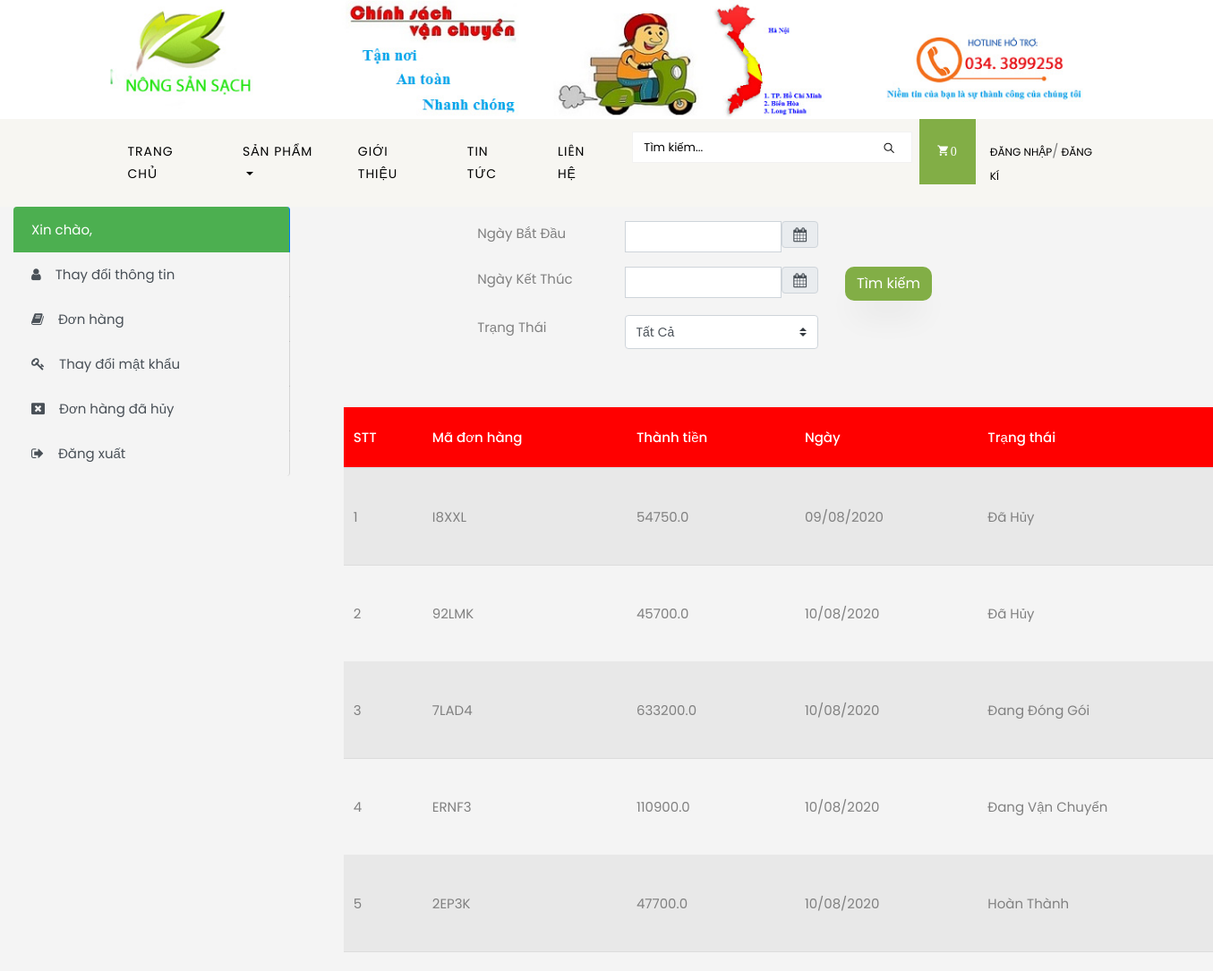
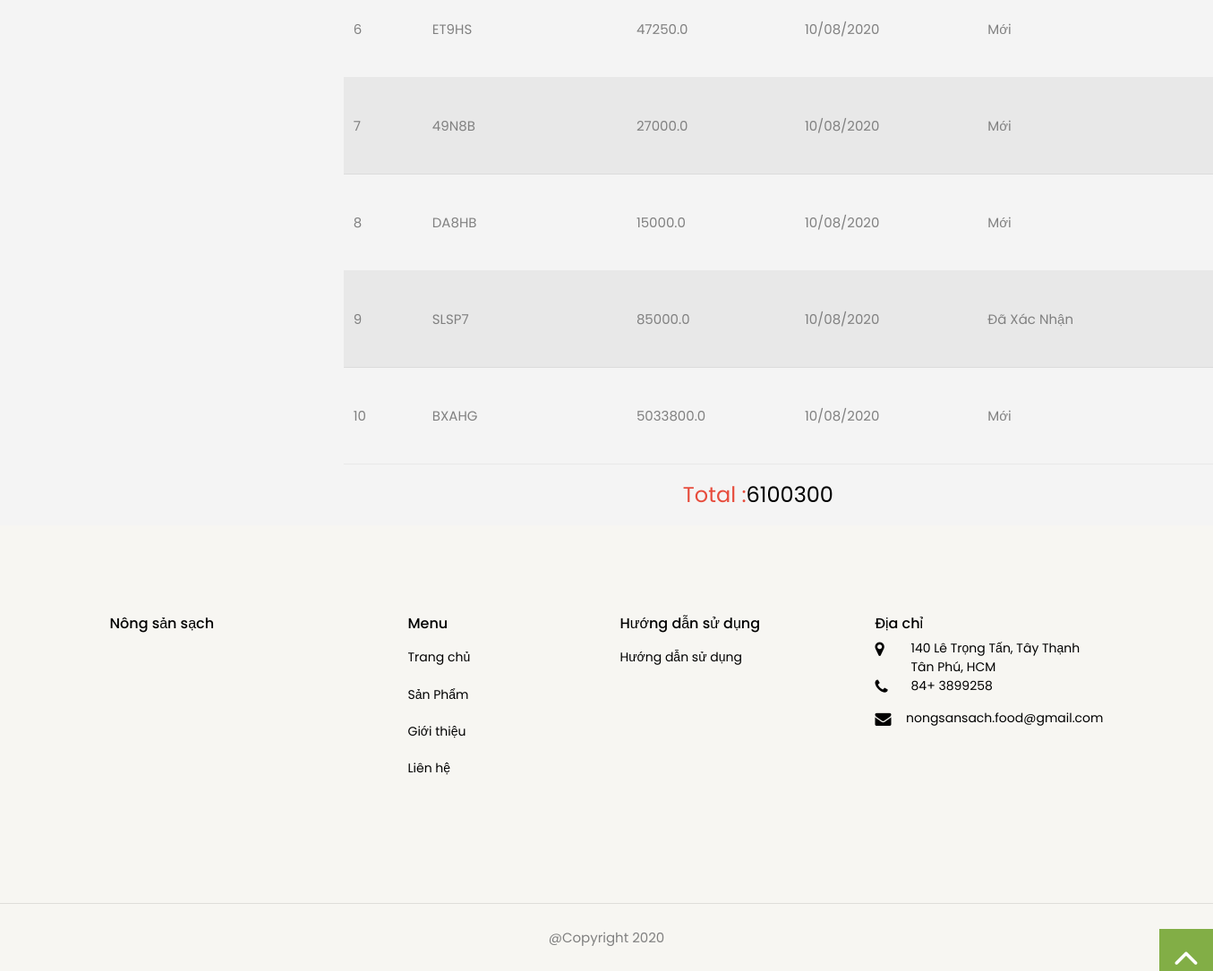
The page /report/ on the database its author committed (2 pictures, top to bottom).
### order/models.py (models this page shows, shortened)
class Order(models.Model):
    STATUS= (
        ('Mới', 'Mới'),
        ('Đã Xác Nhận', 'Đã Xác Nhận'),
        ('Đang Vận Chuyển', 'Đang Vận Chuyển'),
        ('Hoàn Thành', 'Hoàn Thành'),
        ('Đã Hủy', 'Đã Hủy'),
        ('Đang Đóng Gói', 'Đang Đóng Gói'),
    )
    user = models.ForeignKey(User, on_delete= models.SET_NULL, null=True)
    shipper = models.ForeignKey(Shipper, on_delete= models.SET_NULL, blank=True, null=True)
    code = models.CharField(max_length=5, editable=False)
    first_name = models.CharField(max_length=10)
    last_name = models.CharField(max_length=10)
    phone = models.CharField(blank=True, max_length=20)
    address = models.CharField(blank=True, max_length=150)
    city = models.ForeignKey(City, on_delete=models.SET_NULL, blank=True, null=True)
    country = models.ForeignKey(district,on_delete=models.SET_NULL, blank=True, null=True)
    ward = models.ForeignKey(ward,on_delete=models.SET_NULL, blank=True, null=True)
    total = models.FloatField()
    status = models.CharField(max_length=20, choices=STATUS, default='Mới')
    ip = models.CharField(blank=True, max_length=20)
    adminnote = models.CharField(blank=True, max_length=100)
    create_date = models.DateTimeField(auto_now_add=True)
    update_date = models.DateTimeField(default=timezone.now() + timezone.timedelta(days=10))

### home/views.py (the view)
# urls.py: url(r'^report/$', views.searchreport, name='searchreport'),
def searchreport(request):
    product = Product.objects.all()
    product_laster = Product_detail.objects.all().order_by('-id')[:10]
    order_list = Order.objects.all()
    order_filter = ExportFilter(request.GET, queryset=order_list)
    extra_context ={
        'product': product,
        'product_laster':product_laster,
        'filter': order_filter
    }
    return render(request, 'report.html', extra_context)

### home/templatetags/cart_templatetags.py (called while the page is built)
@register.simple_tag
def shopcartcount(userid):
    count = ShopCart.objects.filter(user_id=userid).count()
    return count

### templates/report.html (shortened to what this page needs)
{% extends 'store/main_profile.html' %}
{% load static %}
{% static "images" as baseURL %}
{% block content %}
    <div class="container">
        <div class="row mt-3">
            <div class="col-md-12 col-md-offset-2">
                <class class="panel panel-default">
                        <form method="get">
                            <div class="row">
                                <div class="col-sm-2"></div>
                                <div class="col-sm-2"><labe>Ngày Bắt Đầu</labe></div>
                                <div class="col-sm-3">
                                    <div class="form-group" >
                                        <div class="input-group date" data-date-format="mm/dd/yyyy" data-provide="datepicker" >
                                            <input type="text" class="form-control" name="create_date__gte" id="id_create_date__gte">
                                            <span class="input-group-addon">
                                                <span class="input-group-text"><span class="fa fa-calendar"></span></span>
                                            </span>
                                        </div>
                                    </div>
                                </div>
                                <div class="col-sm-4 "></div>
                            </div>
                            <div class="row">
                                <div class="col-sm-2"></div>
                                <div class="col-sm-2">
                                    <labe>Ngày Kết Thúc</labe>
                                </div>
                                <div class="col-sm-3">
                                    <div class="input-group date" data-date-format="mm/dd/yyyy" data-provide="datepicker" >
                                        <input type="text" class="form-control" name="create_date__lte" id="id_create_date__lte">
                                        <span class="input-group-addon">
                                            <span class="input-group-text"><span class="fa fa-calendar"></span></span>
                                        </span>
                                    </div>
                                </div>
                                <div class="col-sm-4">
                                    <button type="submit" class="btn btn-primary">Tìm kiếm</button>
                                </div>
                            </div>
                            <div class="row mt-3">
                                <div class="col-sm-2"></div>
                                <div class="col-sm-2">
                                    <labe>Trạng Thái</labe>
                                </div>
                                <div class="col-sm-3">
                                    <div class="form-group">
                                        <select  class="custom-select" id="status"  name="status" onChange="urlDirect()">
                                            <option value="">Tất Cả</option>
                                        </select>
                                    </div>
                                </div>
                                <div class="col-sm-4"></div>
                            </div>
                          </form>
                    </class>
                    <div class="panel-body col-md-12 mt-5">
                        <table class="table table-striped table-condensed">
                            <thead class="thead-primary">
                                <tr class="text-left" style="background: red !important; color: white !important;">
                                    <th style="color: white !important;">STT</th>
                                    <th style="color: white !important;">Mã đơn hàng</th>
                                    <th style="color: white !important;">Thành tiền</th>
                                    <th style="color: white !important;">Ngày</th>
                                    <th style="color: white !important;">Trạng thái</th>
                                </tr>
                                </thead>
                            <tbody>
                                {% for order in filter.qs %}
                                <tr>
                                    <td class="text-center">{{ forloop.counter}}</td>
                                    <td class="text-center">{{ order.code}}</td>
                                    <td class="text-center totalprice">{{order.total}}</span></td>
                                    <td class="text-center">{{order.create_date|date:"d/m/yy" }}</span></td>
                                    <td class="text-center">{{order.status}}</span></td>
                                </tr>
                                {% endfor %}
                            </tbody>
                        </table>
                        <div class="text-center">
                            <h4> <label style="color:#E74C3C" for="Total">Total :</label><span id="tong"></span></h4>
                        </div>
                    </div>
                </div>
            </div>
        </div>
    </div>
{% endblock content %}

### rows shown on the page
Order: code "I8XXL", total "54750.0", create_date "09/08/2020", status "Đã Hủy"
Order: code "92LMK", total "45700.0", create_date "10/08/2020", status "Đã Hủy"
Order: code "7LAD4", total "633200.0", create_date "10/08/2020", status "Đang Đóng Gói"
Order: code "ERNF3", total "110900.0", create_date "10/08/2020", status "Đang Vận Chuyển"
Order: code "2EP3K", total "47700.0", create_date "10/08/2020", status "Hoàn Thành"
Order: code "ET9HS", total "47250.0", create_date "10/08/2020", status "Mới"
Order: code "49N8B", total "27000.0", create_date "10/08/2020", status "Mới"
Order: code "DA8HB", total "15000.0", create_date "10/08/2020", status "Mới"
Order: code "SLSP7", total "85000.0", create_date "10/08/2020", status "Đã Xác Nhận"
Order: code "BXAHG", total "5033800.0", create_date "10/08/2020", status "Mới"

### other values the page prints
{{ count }} "0"
